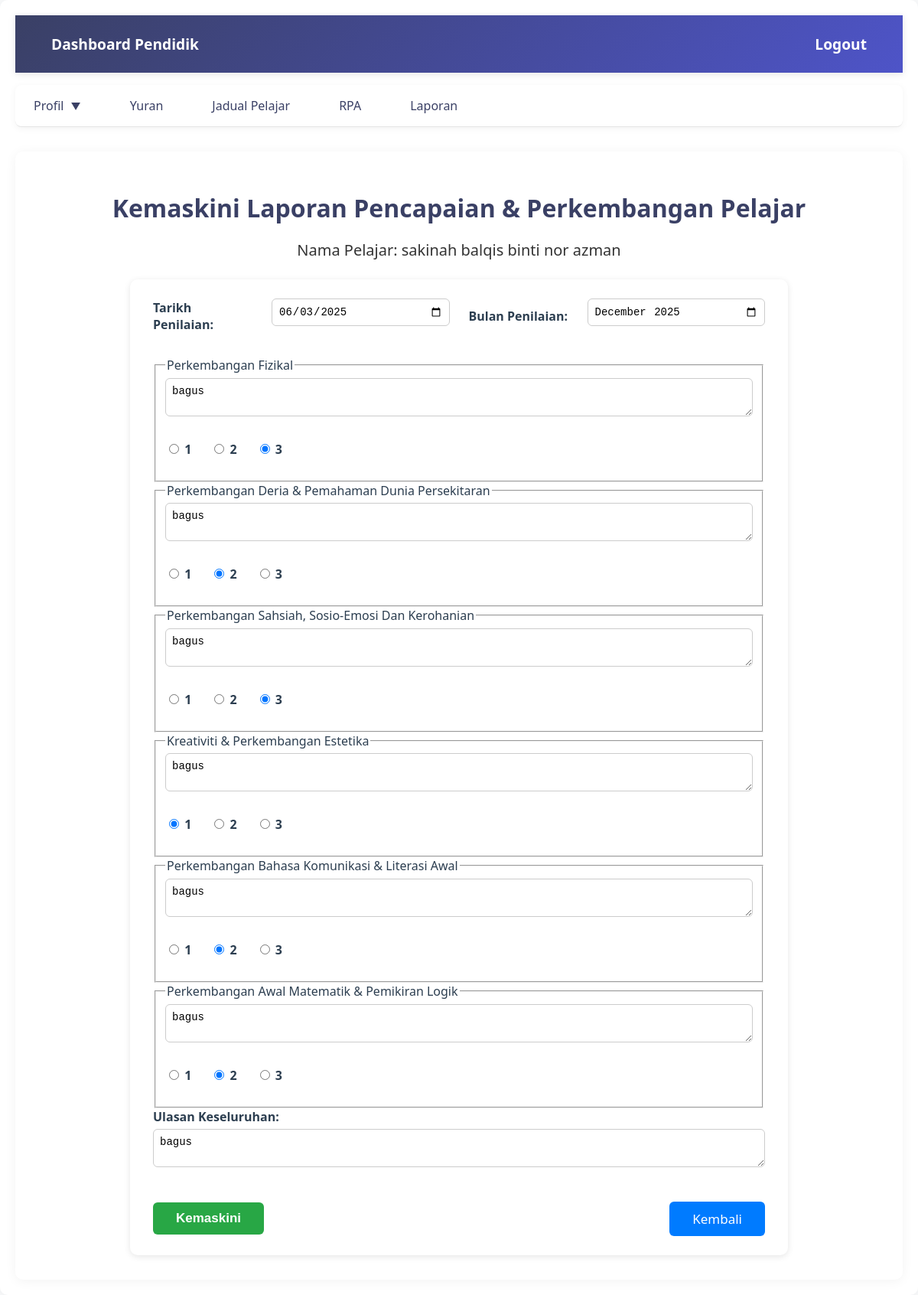
The page /pendidik_viewLaporan.php?id_pelajar=020616010150&bulan=2025-12 (signed in) on the database its author committed.
### tables this page shows
CREATE TABLE `pelajar` (
  `ic_pelajar` varchar(20) NOT NULL,
  `nama_pelajar` varchar(100) NOT NULL,
  `jantina` varchar(10) NOT NULL,
  `alamat_semasa` varchar(255) DEFAULT NULL,
  `umur` int(11) DEFAULT NULL,
  `Alahan` varchar(100) DEFAULT NULL,
  `gambar_pelajar` varchar(255) DEFAULT NULL,
  `ibubapa_id` int(11) NOT NULL,
  `tahun_pengajian` int(4) DEFAULT NULL,
  `id_pentadbir` int(11) DEFAULT NULL,
  `id_pendidik` int(11) DEFAULT NULL,
  `sijilLahir_pelajar` varchar(255) DEFAULT NULL,
  `pengesahan` tinyint(1) DEFAULT NULL
);

CREATE TABLE `laporan` (
  `id_laporan` int(11) NOT NULL,
  `fizikal` int(11) NOT NULL,
  `deria_persekitaran` int(11) NOT NULL,
  `sahsiah` int(11) NOT NULL,
  `kreativiti` int(11) NOT NULL,
  `komunikasi` int(11) NOT NULL,
  `matematik_logik` int(11) NOT NULL,
  `ulasan` text NOT NULL,
  `tarikh_laporan` date DEFAULT NULL,
  `bulan` varchar(20) NOT NULL DEFAULT '',
  `id_pendidik` int(11) NOT NULL,
  `ic_pelajar` varchar(20) NOT NULL,
  `fizikal_ulasan` text DEFAULT NULL,
  `deria_persekitaran_ulasan` text DEFAULT NULL,
  `sahsiah_ulasan` text DEFAULT NULL,
  `kreativiti_ulasan` text DEFAULT NULL,
  `komunikasi_ulasan` text DEFAULT NULL,
  `matematik_logik_ulasan` text DEFAULT NULL
);

### pendidik_viewLaporan.php (the view, shortened to what this page needs)
<?php
include 'config.php';
$ic_pelajar = $_GET['id_pelajar'] ?? null;
$bulan = $_GET['bulan'] ?? null;
$query = "SELECT pelajar.nama_pelajar, pelajar.ic_pelajar, laporan.tarikh_laporan, laporan.bulan,
    laporan.fizikal, laporan.deria_persekitaran, laporan.sahsiah, laporan.kreativiti, laporan.komunikasi, laporan.matematik_logik,
    laporan.fizikal_ulasan, laporan.deria_persekitaran_ulasan, laporan.sahsiah_ulasan, laporan.kreativiti_ulasan, laporan.komunikasi_ulasan, laporan.matematik_logik_ulasan,
    laporan.ulasan
    FROM laporan
    INNER JOIN pelajar ON laporan.ic_pelajar = pelajar.ic_pelajar
    WHERE pelajar.ic_pelajar = ? AND laporan.bulan = ?";
$stmt = $conn->prepare($query);
$stmt->bind_param("ss", $ic_pelajar, $bulan);
$stmt->execute();
$result = $stmt->get_result();
$data = $result->fetch_assoc();
$query2 = "SELECT nama_pelajar FROM pelajar WHERE ic_pelajar = ?";
$stmt2 = $conn->prepare($query2);
$stmt2->bind_param("s", $ic_pelajar);
$stmt2->execute();
$result2 = $stmt2->get_result();
$pelajar = $result2->fetch_assoc();
?>
<!DOCTYPE html>
<html lang="ms">
<head>
    <link rel="stylesheet" href="css/dashboard.css" />
</head>
<body class="dashboard-container">
<div class="container">
    <header>
        <a href="pendidik_dashboard.php">Dashboard Pendidik</a>
        <a href="logout.php">Logout</a>
    </header>
    <nav>
        <ul>
            <li class="dropdown-parent">
                <a href="#">Profil <span class="dropdown-icon">&#x25BC;</span></a>
            </li>
            <li><a href="yuranPendidik.php">Yuran</a></li>
            <li><a href="display_jadualPendidik.php">Jadual Pelajar</a></li>
            <li><a href="rpa.php">RPA</a></li>
            <li><a href="laporan.php">Laporan</a></li>
        </ul>
    </nav>
    <main>
    <h2 style="text-align: center; margin: 20px 0;">Kemaskini Laporan Pencapaian & Perkembangan Pelajar</h2>
    <div class="student-name">Nama Pelajar: <?php echo htmlspecialchars($pelajar['nama_pelajar']); ?></div>
        <form method="POST" action="pendidik_updateLaporan.php">
            <div class="form-group-inline">
                <label for="tarikh_laporan">Tarikh Penilaian:</label>
                <input type="date" id="tarikh_laporan" name="tarikh_laporan" required value="<?php echo htmlspecialchars($data['tarikh_laporan']); ?>">
                <label for="bulan_input">Bulan Penilaian:</label>
                <input type="month" id="bulan_input" name="bulan_input" required value="<?php echo htmlspecialchars($data['bulan']); ?>">
            </div>
            <?php
            $categories = [
                'fizikal' => 'Perkembangan Fizikal',
                'deria_persekitaran' => 'Perkembangan Deria & Pemahaman Dunia Persekitaran',
                'sahsiah' => 'Perkembangan Sahsiah, Sosio-Emosi Dan Kerohanian',
                'kreativiti' => 'Kreativiti & Perkembangan Estetika',
                'komunikasi' => 'Perkembangan Bahasa Komunikasi & Literasi Awal',
                'matematik_logik' => 'Perkembangan Awal Matematik & Pemikiran Logik'
            ];
            foreach ($categories as $key => $label) {
                $skor_val = $data[$key];
                $ulasan_val = $data["{$key}_ulasan"];
                echo "<fieldset class='category-fieldset'>";
                echo "<legend>$label</legend>";
                echo "<textarea name='{$key}_ulasan' required>$ulasan_val</textarea>";
                echo "<div class='skor-group'>";
                for ($i = 1; $i <= 3; $i++) {
                    $checked = ($i == $skor_val) ? "checked" : "";
                    echo "<label><input type='radio' name='{$key}_skor' value='$i' $checked required> $i</label>";
                }
                echo "</div>";
                echo "</fieldset>";
            }
            ?>
            <label for="ulasan">Ulasan Keseluruhan:</label>
            <textarea id="ulasan" name="ulasan" required><?php echo htmlspecialchars($data['ulasan']); ?></textarea>
            <div class="button-group">
                <button type="submit" class="submit">Kemaskini</button>
                <a href="pendidikLaporan.php?id_pelajar=<?php echo urlencode($ic_pelajar); ?>" class="btn-kembali">Kembali</a>
            </div>
        </form>
    </main>
</div>
</body>
</html>

### css/dashboard.css (style rules this page uses)
.dashboard-container { font-family: 'Segoe UI', system-ui, -apple-system, sans-serif; margin: 0; padding: 0; background: #f8f9fa; color: #2c3e50; width: 100%; box-sizing: border-box; min-height: 100vh; }
.dashboard-container .container { max-width: 1200px; width: 100%; margin: 0 auto; padding: 20px; background: #fff; box-shadow: 0 2px 15px rgba(0, 0, 0, 0.05); border-radius: 10px; box-sizing: border-box; }
.dashboard-container header { display: flex; justify-content: space-between; align-items: center; background: linear-gradient(135deg, #3a4065 0%, #4e54c8 100%); padding: 1rem 2rem; color: white; font-size: 1.2em; font-weight: bold; width: 100%; box-sizing: border-box; box-shadow: 0 2px 10px rgba(0, 0, 0, 0.1); }
.dashboard-container header a { color: white; text-decoration: none; font-size: 1em; padding: 8px 15px; border-radius: 5px; transition: all 0.3s ease; }
.dashboard-container nav { background: #ffffff; border-bottom: 1px solid rgba(0, 0, 0, 0.1); width: 100%; box-sizing: border-box; margin-bottom: 2rem; box-shadow: 0 2px 10px rgba(0, 0, 0, 0.05); }
.dashboard-container nav ul { list-style: none; padding: 0; margin: 0; display: flex; align-items: center; gap: 1rem; }
.dashboard-container nav ul li { position: relative; }
.dashboard-container nav ul li a { color: #3a4065; text-decoration: none; padding: 1rem 1.5rem; display: block; font-weight: 500; transition: all 0.3s ease; }
.dropdown-parent > a { display: flex; align-items: center; gap: 5px; }
.dropdown-icon { font-size: 0.8em; transition: transform 0.3s ease; }
.dashboard-container main { padding: 2rem; background: #fff; width: 100%; box-sizing: border-box; border-radius: 10px; box-shadow: 0 2px 15px rgba(0, 0, 0, 0.05); }
.dashboard-container main h2 { margin-top: 0; color: #3a4065; font-size: 2rem; font-weight: 700; text-align: left; margin-bottom: 1.5rem; }
.dashboard-container button, .dashboard-container .interactive-link { background: none; color: inherit; border: none; padding: 0.8rem 1.5rem; border-radius: 6px; font-size: 1em; font-weight: 600; cursor: pointer; transition: all 0.3s ease; text-decoration: none; }
nav ul { list-style-type: none; margin: 0; padding: 0; display: flex; gap: 10px; background-color: #3a4065; padding: 10px; }
nav ul li { display: inline; }
nav ul li a { text-decoration: none; color: white; font-weight: bold; padding: 8px 15px; border-radius: 5px; }
.dropdown-parent { position: relative; }
.dropdown-icon { margin-left: 5px; font-size: 0.8em; }

### rows shown on the page
pelajar: nama_pelajar "sakinah balqis binti nor azman"
laporan: tarikh_laporan "06/03/2025", bulan_input "2025-12", fizikal_ulasan "bagus", deria_persekitaran_ulasan "bagus", sahsiah_ulasan "bagus", kreativiti_ulasan "bagus", komunikasi_ulasan "bagus", matematik_logik_ulasan "bagus", ulasan "bagus"

### other values the page prints
$label "Perkembangan Fizikal"
$label "Perkembangan Deria & Pemahaman Dunia Persekitaran"
$label "Perkembangan Sahsiah, Sosio-Emosi Dan Kerohanian"
$label "Kreativiti & Perkembangan Estetika"
$label "Perkembangan Bahasa Komunikasi & Literasi Awal"
$label "Perkembangan Awal Matematik & Pemikiran Logik"
